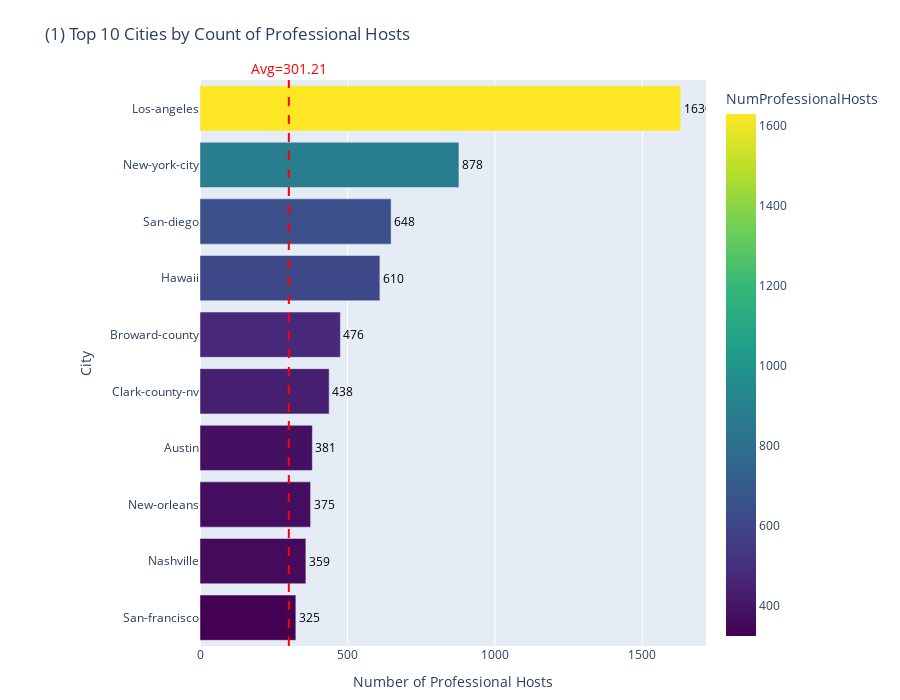

Source (notebook cell):
### Code cell
# 1) Calculate how many unique professional hosts in each City
city_pro_hosts = (
    df[df['IsProfessional']]
    .groupby('City')['Host ID']
    .nunique()
    .reset_index(name='NumProfessionalHosts')
    .sort_values('NumProfessionalHosts', ascending=False)
)

top10_city_pro = city_pro_hosts.head(10)


fig_city1 = px.bar(
    top10_city_pro,
    x='NumProfessionalHosts',
    y='City',
    orientation='h',
    title='(1) Top 10 Cities by Count of Professional Hosts',
    color='NumProfessionalHosts',
    color_continuous_scale='Viridis',
    text='NumProfessionalHosts'  
)

fig_city1.update_layout(
    height=700,
    margin=dict(l=200, r=50, t=80, b=50),
    xaxis_title='Number of Professional Hosts',
    yaxis_title='City',
    yaxis={'categoryorder': 'total ascending'},
    coloraxis_showscale=True
)

fig_city1.update_traces(
    textposition='outside',
    texttemplate='%{text:.0f}',
    textfont=dict(color='black')
)

avg_city_count = city_pro_hosts['NumProfessionalHosts'].mean()
fig_city1.add_vline(
    x=avg_city_count,
    line_width=2,
    line_dash="dash",
    line_color="red",
    annotation_text=f"Avg={avg_city_count:.2f}",
    annotation_position="top",
    annotation_font=dict(color="red", size=14)
)

fig_city1.show()

### Figure 1 — Plotly figure (JSON) as saved in the notebook; plotly's stock layout.template omitted (floating-point values rounded to 4 significant figures)
{"data": [{"hovertemplate": "NumProfessionalHosts=%{marker.color}<br>City=%{y}<extra></extra>", "legendgroup": "", "marker": {"color": [1630, 878, 648, 610, 476, 438, 381, 375, 359, 325], "coloraxis": "coloraxis", "pattern": {"shape": ""}}, "name": "", "orientation": "h", "showlegend": false, "text": [1630.0, 878.0, 648.0, 610.0, 476.0, 438.0, 381.0, 375.0, 359.0, 325.0], "textfont": {"color": "black"}, "textposition": "outside", "texttemplate": "%{text:.0f}", "type": "bar", "x": [1630, 878, 648, 610, 476, 438, 381, 375, 359, 325], "xaxis": "x", "y": ["Los-angeles", "New-york-city", "San-diego", "Hawaii", "Broward-county", "Clark-county-nv", "Austin", "New-orleans", "Nashville", "San-francisco"], "yaxis": "y"}], "layout": {"annotations": [{"font": {"color": "red", "size": 14}, "showarrow": false, "text": "Avg=301.21", "x": 301.2, "xanchor": "center", "xref": "x", "y": 1, "yanchor": "bottom", "yref": "y domain"}], "barmode": "relative", "coloraxis": {"colorbar": {"title": {"text": "NumProfessionalHosts"}}, "colorscale": [[0, "#440154"], [0.1111, "#482878"], [0.2222, "#3e4989"], [0.3333, "#31688e"], [0.4444, "#26828e"], [0.5556, "#1f9e89"], [0.6667, "#35b779"], [0.7778, "#6ece58"], [0.8889, "#b5de2b"], [1, "#fde725"]], "showscale": true}, "height": 700, "legend": {"tracegroupgap": 0}, "margin": {"b": 50, "l": 200, "r": 50, "t": 80}, "shapes": [{"line": {"color": "red", "dash": "dash", "width": 2}, "type": "line", "x0": 301.2, "x1": 301.2, "xref": "x", "y0": 0, "y1": 1, "yref": "y domain"}], "title": {"text": "(1) Top 10 Cities by Count of Professional Hosts"}, "xaxis": {"anchor": "y", "domain": [0, 1], "title": {"text": "Number of Professional Hosts"}}, "yaxis": {"anchor": "x", "categoryorder": "total ascending", "domain": [0, 1], "title": {"text": "City"}}}}
